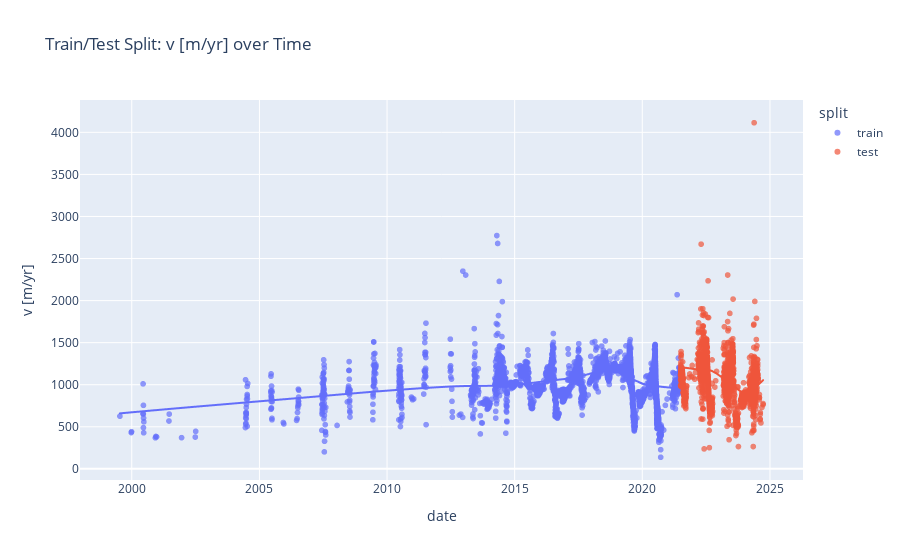

Source (notebook cell):
### Code cell
# Create a DataFrame for plotting
plot_df = pd.DataFrame({
    'date': pd.concat([X_train, X_test]),
    'v [m/yr]': pd.concat([y_train, y_test]),
    'split': ['train'] * len(X_train) + ['test'] * len(X_test)
})

fig = px.scatter(
    plot_df,
    x='date',
    y='v [m/yr]',
    color='split',
    title='Train/Test Split: v [m/yr] over Time',
    opacity=0.7,
    trendline='lowess',
)
fig.show()

### Figure 1 — Plotly figure (JSON) as saved in the notebook; plotly's stock layout.template omitted (floating-point values rounded to 4 significant figures; data arrays with more than 128 entries replaced by an {"elided": "..."} marker saying what was removed)
{"data": [{"hovertemplate": "split=train<br>date=%{x}<br>v [m/yr]=%{y}<extra></extra>", "legendgroup": "train", "marker": {"color": "#636efa", "opacity": 0.7, "symbol": "circle"}, "mode": "markers", "name": "train", "showlegend": true, "type": "scattergl", "x": {"elided": "9954 str values"}, "xaxis": "x", "y": {"elided": "9954 int values"}, "yaxis": "y"}, {"hovertemplate": "<b>LOWESS trendline</b><br><br>split=train<br>date=%{x}<br>v [m/yr]=%{y} <b>(trend)</b><extra></extra>", "legendgroup": "train", "marker": {"color": "#636efa", "symbol": "circle"}, "mode": "lines", "name": "train", "showlegend": false, "type": "scattergl", "x": {"elided": "9954 str values"}, "xaxis": "x", "y": {"elided": "9954 float values"}, "yaxis": "y"}, {"hovertemplate": "split=test<br>date=%{x}<br>v [m/yr]=%{y}<extra></extra>", "legendgroup": "test", "marker": {"color": "#EF553B", "opacity": 0.7, "symbol": "circle"}, "mode": "markers", "name": "test", "showlegend": true, "type": "scattergl", "x": {"elided": "5128 str values"}, "xaxis": "x", "y": {"elided": "5128 int values"}, "yaxis": "y"}, {"hovertemplate": "<b>LOWESS trendline</b><br><br>split=test<br>date=%{x}<br>v [m/yr]=%{y} <b>(trend)</b><extra></extra>", "legendgroup": "test", "marker": {"color": "#EF553B", "symbol": "circle"}, "mode": "lines", "name": "test", "showlegend": false, "type": "scattergl", "x": {"elided": "5128 str values"}, "xaxis": "x", "y": {"elided": "5128 float values"}, "yaxis": "y"}], "layout": {"legend": {"title": {"text": "split"}, "tracegroupgap": 0}, "title": {"text": "Train/Test Split: v [m/yr] over Time"}, "xaxis": {"anchor": "y", "domain": [0, 1], "title": {"text": "date"}}, "yaxis": {"anchor": "x", "domain": [0, 1], "title": {"text": "v [m/yr]"}}}}
